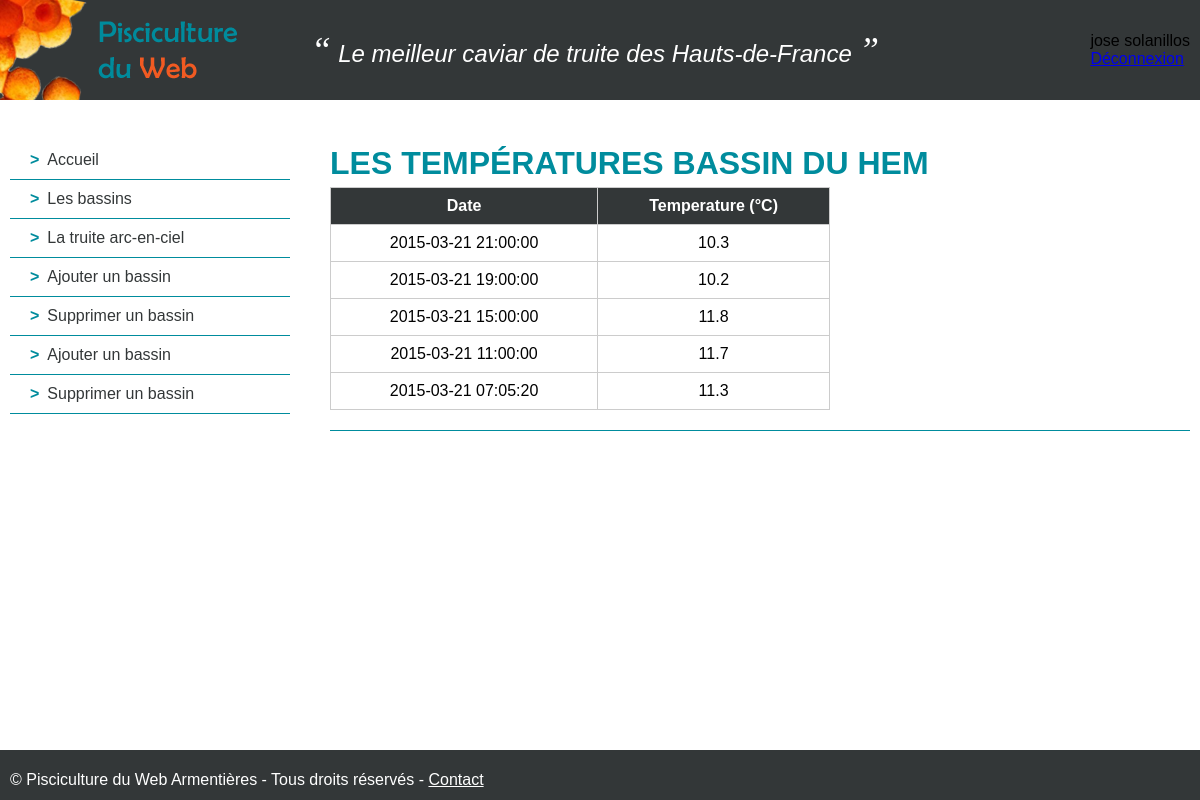
Screenshot of /temperatures.php?idbassin=1&nombassin=Bassin du Hem (signed in) with the database file from the repository.
### tables this page shows
CREATE TABLE `temperature` (
  `idTemp` int(11) NOT NULL,
  `temp` float NOT NULL,
  `date` timestamp NOT NULL DEFAULT current_timestamp(),
  `idBassin` int(11) NOT NULL
);

### temperatures.php (the view, shortened to what this page needs)
<?php ob_start();
require_once "bdd/bddconfig.php";
$idBassin = 0;
$idok = isset($_GET['idbassin']);
$nomok = isset($_GET['nombassin']);
if (($idok == true) && ($nomok == true)) {
    $idBassin = intval(htmlspecialchars($_GET['idbassin']));
}
try {
    $objBdd = new PDO("mysql:host=$bddserver;
                       dbname=$bddname;
                       charset=utf8",
                       $bddlogin, $bddpass);
    $listeTemperatures = $objBdd->prepare("SELECT * FROM temperature
                        WHERE idBassin = :id
                        ORDER BY date DESC");
    $listeTemperatures->bindParam(':id', $idBassin, PDO::PARAM_INT);
    $listeTemperatures->execute();
} catch (Exception $prmE) {
    die('Erreur : ' . $prmE->getMessage());
}
?>
    <article class="art-main">
        <h1>Les températures <?php echo$_GET['nombassin']; ?></h1>
        <table class="tableTemperature">
            <thead>
                <tr>
                    <th>Date</th>
                    <th>Temperature (°C)</th>
                </tr>
            </thead>
            <tbody>
                <?php foreach ($listeTemperatures as $temperature){
                ?>
                <tr>
                  <td><?php echo $temperature['date']; ?></td>
                  <td><?php echo $temperature['temp']; ?></td>
                </tr>
                <?php  }
                ?>
            </tbody>
        </table>
    </article>
<?php
require_once "gabarit/template.php";
?>

### css/styles.css (style rules this page uses)
html, body { margin: 0; padding: 0; font-family: Arial, Verdana, sans-serif; font-size: 0.625rem; color: black; background-color: white; }
.art-main { display: flow-root; border-bottom: 0.1rem solid rgb(0, 140, 157); padding-bottom: 2rem; margin-bottom: 2rem; }
.art-main h1 { color: rgb(0, 140, 157); font-size: 3.2rem; text-transform: uppercase; margin-top: 1rem; margin-bottom: 0.5rem; }
.tableTemperature { border-collapse: collapse; width: 50rem; }
.tableTemperature th, .tableTemperature td { border: 1px solid #ccc; padding: 3px 0px 3px 0px; text-align: center; height: 3rem; }
.tableTemperature thead { background-color: rgb(51, 55, 56); color: white; }

### rows the page displays
temperature: date "2015-03-21 21:00:00", temp "10.3"
temperature: date "2015-03-21 19:00:00", temp "10.2"
temperature: date "2015-03-21 15:00:00", temp "11.8"
temperature: date "2015-03-21 11:00:00", temp "11.7"
temperature: date "2015-03-21 07:05:20", temp "11.3"

### other values shown
$ident "jose solanillos"
$_GET['nombassin'] "BASSIN DU HEM"
